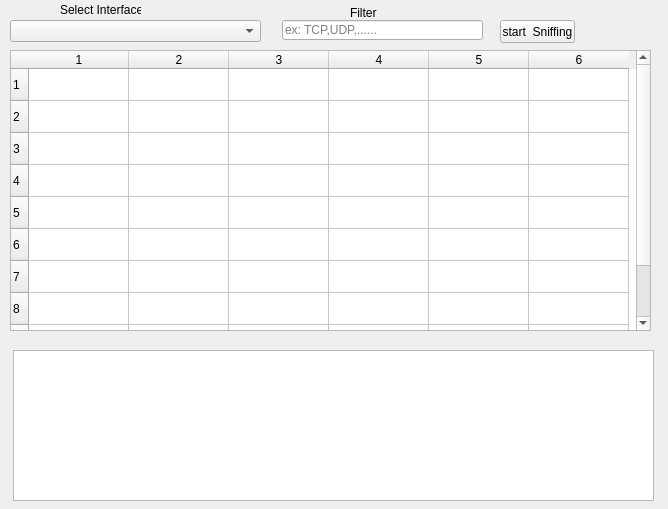
<?xml version="1.0" encoding="UTF-8"?>
<ui version="4.0">
 <class>Form</class>
 <widget class="QWidget" name="Form">
  <property name="geometry">
   <rect>
    <x>0</x>
    <y>0</y>
    <width>668</width>
    <height>509</height>
   </rect>
  </property>
  <property name="windowTitle">
   <string>Form</string>
  </property>
  <widget class="QComboBox" name="comboBox">
   <property name="geometry">
    <rect>
     <x>10</x>
     <y>20</y>
     <width>251</width>
     <height>22</height>
    </rect>
   </property>
   <property name="currentText">
    <string/>
   </property>
  </widget>
  <widget class="QLineEdit" name="lineEdit">
   <property name="geometry">
    <rect>
     <x>282</x>
     <y>20</y>
     <width>201</width>
     <height>20</height>
    </rect>
   </property>
   <property name="text">
    <string/>
   </property>
   <property name="placeholderText">
    <string>ex: TCP,UDP,......</string>
   </property>
  </widget>
  <widget class="QPushButton" name="pushButton">
   <property name="geometry">
    <rect>
     <x>500</x>
     <y>20</y>
     <width>75</width>
     <height>23</height>
    </rect>
   </property>
   <property name="text">
    <string>start  Sniffing</string>
   </property>
  </widget>
  <widget class="QLabel" name="label">
   <property name="geometry">
    <rect>
     <x>350</x>
     <y>3</y>
     <width>47</width>
     <height>20</height>
    </rect>
   </property>
   <property name="text">
    <string>Filter</string>
   </property>
  </widget>
  <widget class="QLabel" name="label_2">
   <property name="geometry">
    <rect>
     <x>60</x>
     <y>0</y>
     <width>81</width>
     <height>20</height>
    </rect>
   </property>
   <property name="text">
    <string>Select Interface</string>
   </property>
  </widget>
  <widget class="QTableWidget" name="tableWidget">
   <property name="geometry">
    <rect>
     <x>10</x>
     <y>50</y>
     <width>641</width>
     <height>281</height>
    </rect>
   </property>
   <property name="editTriggers">
    <set>QAbstractItemView::NoEditTriggers</set>
   </property>
   <property name="rowCount">
    <number>10</number>
   </property>
   <property name="columnCount">
    <number>6</number>
   </property>
   <attribute name="verticalHeaderDefaultSectionSize">
    <number>32</number>
   </attribute>
   <row/>
   <row/>
   <row/>
   <row/>
   <row/>
   <row/>
   <row/>
   <row/>
   <row/>
   <row/>
   <column/>
   <column/>
   <column/>
   <column/>
   <column/>
   <column/>
  </widget>
  <widget class="QTextEdit" name="textEdit">
   <property name="geometry">
    <rect>
     <x>13</x>
     <y>350</y>
     <width>641</width>
     <height>151</height>
    </rect>
   </property>
  </widget>
 </widget>
 <resources/>
 <connections/>
</ui>
